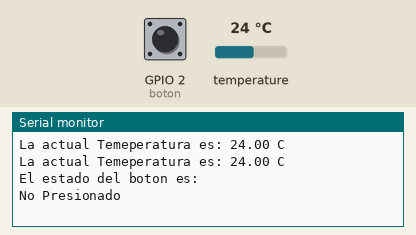
Simulated run of this sketch. Board: ESP32. Shown: the last lines printed to the serial monitor. The test bench sets the inputs (shaded band); at power-on: temperature 24 °C, GPIO 2 (boton) LOW.

Above: at 7.3 s.
7.4 s: temperature set to 12 °C
At 9.8 s:
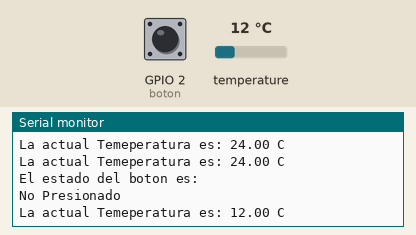
11.9 s: GPIO 2 (boton) pulled HIGH for 3 s
At 13.3 s:
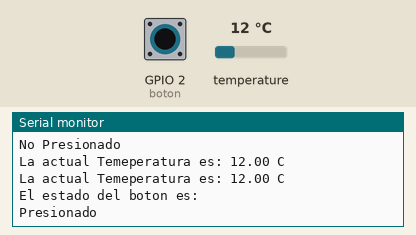
16.4 s: temperature set to 19 °C
At 19.0 s:
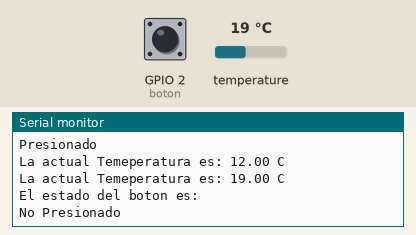
Timing chart, 0 to 20.5 s (numbered marks = the images above; inputs shaded):
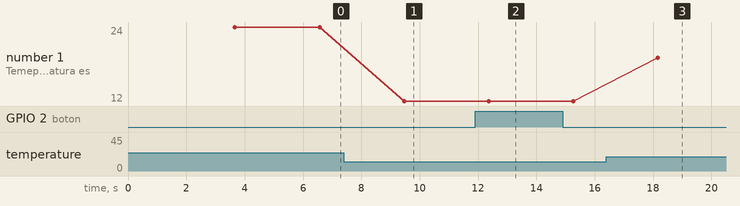

The sketch:

INTERRUPCIONES_POR_MEDIO_DE_SOFTWARE.ino
```cpp
/*
   Fundacion Kinal
   Centro educativo tecnico laboral Kinal
   Electronica
   Grado: Quinto
   Sección: A
   Curso: Taller de electronica digital y reparación de computadoras I
   Nombre: Guillermo Antonio Franco Longo
   Profe. Alejandro Navas
   Carnet: 2022357
   Proyecto: Interrupciones por medio de Software
*/


//Librerias
#include <Ticker.h>
#include <OneWire.h>
#include <DallasTemperature.h>


//Directivas de Preprocesado
#define boton 2


//Funcion ISR
void sensortemperatura();
void Boton_Franco();


//Constructores
Ticker accion_temperatura(sensortemperatura, 2900);
Ticker state_boton(Boton_Franco, 5900);
OneWire ourWire(4);
DallasTemperature sensor(&ourWire);


void setup() {
  Serial.begin(9600);
  pinMode(boton, INPUT);
  accion_temperatura.start();
  state_boton.start();
  sensor.begin();
}


void loop() {
  accion_temperatura.update();
  state_boton.update();
}


void sensortemperatura() {
  sensor.requestTemperatures();   //Se envía el comando para leer la temperatura
  float temp = sensor.getTempCByIndex(0); //Se obtiene la temperatura en ºC
  Serial.print("La actual Temeperatura es: ");
  Serial.print(temp);
  Serial.println(" C");
}


void Boton_Franco() {
  int estado = digitalRead(boton);

  if (estado == HIGH) {
    Serial.println("El estado del boton es:");
    Serial.println("Presionado");
  }


  if (estado == LOW) {
    Serial.println("El estado del boton es:");
    Serial.println("No Presionado");
  }
}
```

Measured:
- after the input at 7.4 s, the serial monitor: prints a new line after 2.1 s (image 1)
- after the input at 11.9 s, the serial monitor: prints a new line after 0.57 s (image 2)
- after the input at 16.4 s, the serial monitor: prints a new line after 1.8 s (image 3)
- plotted number 1: 24 → 12 after the input at 7.4 s, 12 → 19 after the input at 16.4 s
